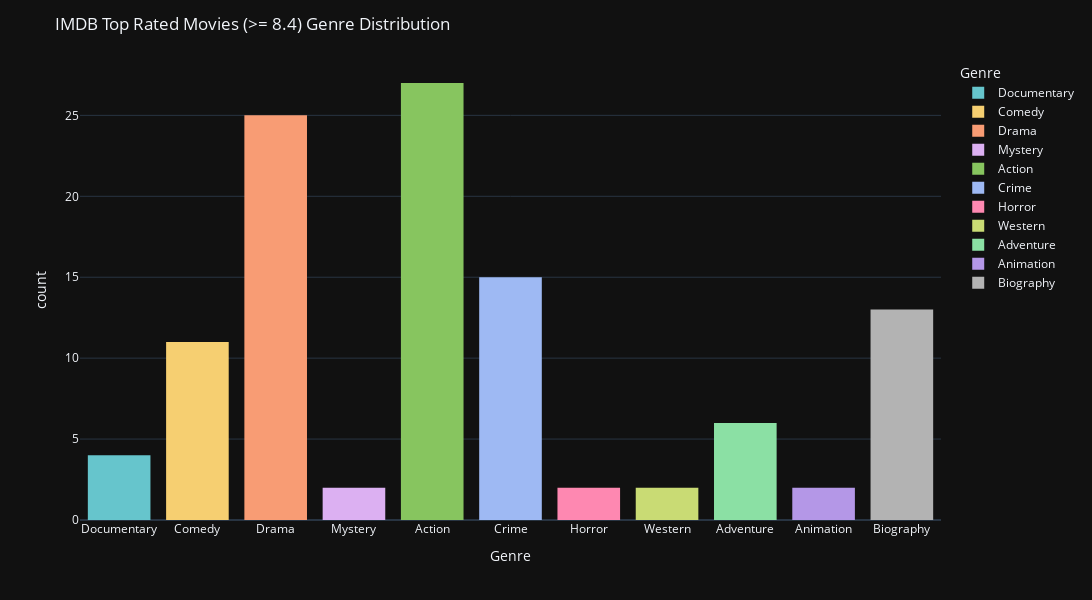

This figure's notebook cell:
### Code cell
fig = px.histogram(data_frame=movies_ratings_top, x='mainGenre', color='mainGenre', labels={'mainGenre': 'Genre'}, color_discrete_sequence=px.colors.qualitative.Pastel)

fig.update_layout(width=1300, height=600, title='IMDB Top Rated Movies (>= 8.4) Genre Distribution', template='plotly_dark')
fig.show()

### Figure 1 — Plotly figure (JSON) as saved in the notebook; plotly's stock layout.template omitted (floating-point values rounded to 4 significant figures)
{"data": [{"alignmentgroup": "True", "bingroup": "x", "hovertemplate": "Genre=%{x}<br>count=%{y}<extra></extra>", "legendgroup": "Documentary", "marker": {"color": "rgb(102, 197, 204)", "pattern": {"shape": ""}}, "name": "Documentary", "offsetgroup": "Documentary", "orientation": "v", "showlegend": true, "type": "histogram", "x": ["Documentary", "Documentary", "Documentary", "Documentary"], "xaxis": "x", "yaxis": "y"}, {"alignmentgroup": "True", "bingroup": "x", "hovertemplate": "Genre=%{x}<br>count=%{y}<extra></extra>", "legendgroup": "Comedy", "marker": {"color": "rgb(246, 207, 113)", "pattern": {"shape": ""}}, "name": "Comedy", "offsetgroup": "Comedy", "orientation": "v", "showlegend": true, "type": "histogram", "x": ["Comedy", "Comedy", "Comedy", "Comedy", "Comedy", "Comedy", "Comedy", "Comedy", "Comedy", "Comedy", "Comedy"], "xaxis": "x", "yaxis": "y"}, {"alignmentgroup": "True", "bingroup": "x", "hovertemplate": "Genre=%{x}<br>count=%{y}<extra></extra>", "legendgroup": "Drama", "marker": {"color": "rgb(248, 156, 116)", "pattern": {"shape": ""}}, "name": "Drama", "offsetgroup": "Drama", "orientation": "v", "showlegend": true, "type": "histogram", "x": ["Drama", "Drama", "Drama", "Drama", "Drama", "Drama", "Drama", "Drama", "Drama", "Drama", "Drama", "Drama", "Drama", "Drama", "Drama", "Drama", "Drama", "Drama", "Drama", "Drama", "Drama", "Drama", "Drama", "Drama", "Drama"], "xaxis": "x", "yaxis": "y"}, {"alignmentgroup": "True", "bingroup": "x", "hovertemplate": "Genre=%{x}<br>count=%{y}<extra></extra>", "legendgroup": "Mystery", "marker": {"color": "rgb(220, 176, 242)", "pattern": {"shape": ""}}, "name": "Mystery", "offsetgroup": "Mystery", "orientation": "v", "showlegend": true, "type": "histogram", "x": ["Mystery", "Mystery"], "xaxis": "x", "yaxis": "y"}, {"alignmentgroup": "True", "bingroup": "x", "hovertemplate": "Genre=%{x}<br>count=%{y}<extra></extra>", "legendgroup": "Action", "marker": {"color": "rgb(135, 197, 95)", "pattern": {"shape": ""}}, "name": "Action", "offsetgroup": "Action", "orientation": "v", "showlegend": true, "type": "histogram", "x": ["Action", "Action", "Action", "Action", "Action", "Action", "Action", "Action", "Action", "Action", "Action", "Action", "Action", "Action", "Action", "Action", "Action", "Action", "Action", "Action", "Action", "Action", "Action", "Action", "Action", "Action", "Action"], "xaxis": "x", "yaxis": "y"}, {"alignmentgroup": "True", "bingroup": "x", "hovertemplate": "Genre=%{x}<br>count=%{y}<extra></extra>", "legendgroup": "Crime", "marker": {"color": "rgb(158, 185, 243)", "pattern": {"shape": ""}}, "name": "Crime", "offsetgroup": "Crime", "orientation": "v", "showlegend": true, "type": "histogram", "x": ["Crime", "Crime", "Crime", "Crime", "Crime", "Crime", "Crime", "Crime", "Crime", "Crime", "Crime", "Crime", "Crime", "Crime", "Crime"], "xaxis": "x", "yaxis": "y"}, {"alignmentgroup": "True", "bingroup": "x", "hovertemplate": "Genre=%{x}<br>count=%{y}<extra></extra>", "legendgroup": "Horror", "marker": {"color": "rgb(254, 136, 177)", "pattern": {"shape": ""}}, "name": "Horror", "offsetgroup": "Horror", "orientation": "v", "showlegend": true, "type": "histogram", "x": ["Horror", "Horror"], "xaxis": "x", "yaxis": "y"}, {"alignmentgroup": "True", "bingroup": "x", "hovertemplate": "Genre=%{x}<br>count=%{y}<extra></extra>", "legendgroup": "Western", "marker": {"color": "rgb(201, 219, 116)", "pattern": {"shape": ""}}, "name": "Western", "offsetgroup": "Western", "orientation": "v", "showlegend": true, "type": "histogram", "x": ["Western", "Western"], "xaxis": "x", "yaxis": "y"}, {"alignmentgroup": "True", "bingroup": "x", "hovertemplate": "Genre=%{x}<br>count=%{y}<extra></extra>", "legendgroup": "Adventure", "marker": {"color": "rgb(139, 224, 164)", "pattern": {"shape": ""}}, "name": "Adventure", "offsetgroup": "Adventure", "orientation": "v", "showlegend": true, "type": "histogram", "x": ["Adventure", "Adventure", "Adventure", "Adventure", "Adventure", "Adventure"], "xaxis": "x", "yaxis": "y"}, {"alignmentgroup": "True", "bingroup": "x", "hovertemplate": "Genre=%{x}<br>count=%{y}<extra></extra>", "legendgroup": "Animation", "marker": {"color": "rgb(180, 151, 231)", "pattern": {"shape": ""}}, "name": "Animation", "offsetgroup": "Animation", "orientation": "v", "showlegend": true, "type": "histogram", "x": ["Animation", "Animation"], "xaxis": "x", "yaxis": "y"}, {"alignmentgroup": "True", "bingroup": "x", "hovertemplate": "Genre=%{x}<br>count=%{y}<extra></extra>", "legendgroup": "Biography", "marker": {"color": "rgb(179, 179, 179)", "pattern": {"shape": ""}}, "name": "Biography", "offsetgroup": "Biography", "orientation": "v", "showlegend": true, "type": "histogram", "x": ["Biography", "Biography", "Biography", "Biography", "Biography", "Biography", "Biography", "Biography", "Biography", "Biography", "Biography", "Biography", "Biography"], "xaxis": "x", "yaxis": "y"}], "layout": {"barmode": "relative", "height": 600, "legend": {"title": {"text": "Genre"}, "tracegroupgap": 0}, "margin": {"t": 60}, "title": {"text": "IMDB Top Rated Movies (>= 8.4) Genre Distribution"}, "width": 1300, "xaxis": {"anchor": "y", "categoryarray": ["Documentary", "Comedy", "Drama", "Mystery", "Action", "Crime", "Horror", "Western", "Adventure", "Animation", "Biography"], "categoryorder": "array", "domain": [0, 1], "title": {"text": "Genre"}}, "yaxis": {"anchor": "x", "domain": [0, 1], "title": {"text": "count"}}}}
